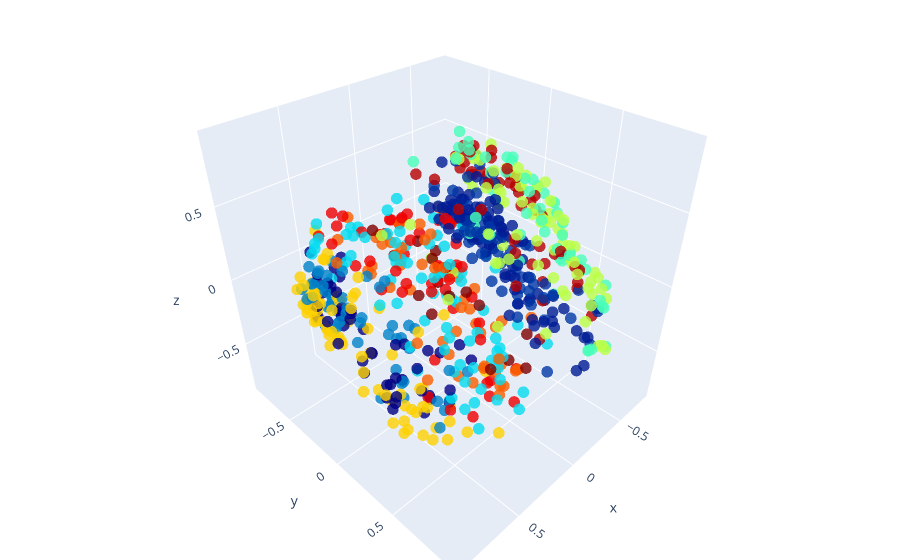

This figure's notebook cell:
### Code cell
fig = go.Figure(data=data, layout=layout)
plotly.offline.iplot(fig, filename='3d-scatter-colorscale')

### Figure 1 — Plotly figure (JSON) as saved in the notebook; plotly's stock layout.template omitted (floating-point values rounded to 4 significant figures; data arrays with more than 128 entries replaced by an {"elided": "..."} marker saying what was removed)
{"data": [{"marker": {"color": {"elided": "731 int values"}, "colorscale": [[0, "rgb(0,0,131)"], [0.2, "rgb(0,60,170)"], [0.4, "rgb(5,255,255)"], [0.6, "rgb(255,255,0)"], [0.8, "rgb(250,0,0)"], [1, "rgb(128,0,0)"]], "opacity": 0.8, "size": 4}, "mode": "markers", "type": "scatter3d", "x": {"elided": "731 float values"}, "y": {"elided": "731 float values"}, "z": {"elided": "731 float values"}}], "layout": {"margin": {"b": 0, "l": 0, "r": 0, "t": 0}}}
